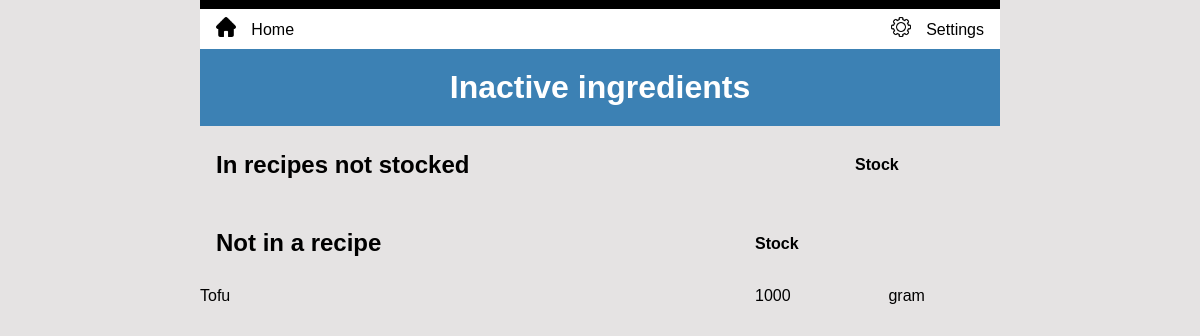
The page /stock/ingredients/orphans/ (signed in) on the database as committed earlier.
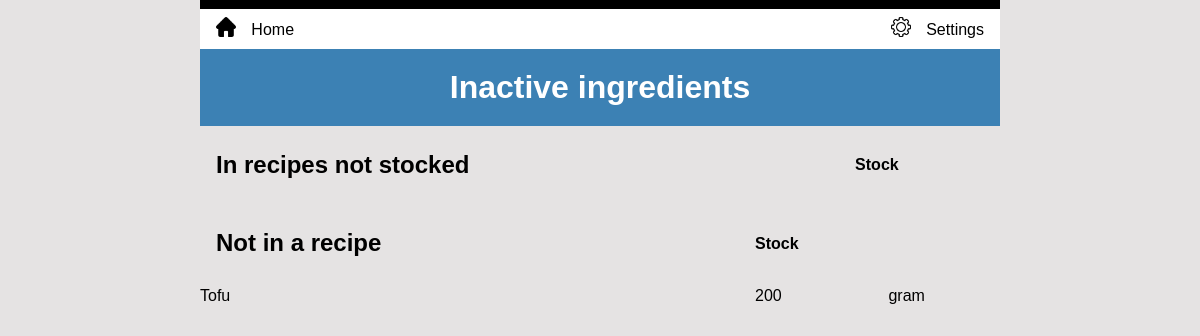
The same page on the database as committed later.
### inventory/models.py (models this page shows, shortened)
class Ingredient(models.Model):
    class Meta:
        ordering = ['name']
    name = models.CharField(unique=True, max_length=200)
    quantity = models.PositiveIntegerField(blank=True, null=True)
    unit = models.CharField(max_length=10)
    unit_price = models.DecimalField(
        blank=True, null=True, max_digits=6, decimal_places=3
    )
    kanban = models.BooleanField(default=False, verbose_name='Reorder')
    threshold = models.IntegerField(blank=True, null=True, verbose_name='Reorder Threshold')
    re_order = models.IntegerField(blank=True, null=True, verbose_name='Reorder Quantity')
    def no_recipe(self):
        recipes = self.recipe_set.all()
        if len(recipes) == 0:
            return True
        else:
            return False
    def non_stock(self):
        recipes = self.recipe_set.all()
        if len(recipes) == 1 and recipes[0].menu_item.stock_item == False:
            return True
        else:
            return False

### inventory/views.py (the view)
# urls.py: path('stock/ingredients/orphans/', views.OrphanIngredientView.as_view(), name='orphans'),
class OrphanIngredientView(LoginRequiredMixin, ListView):
    model = Ingredient
    template_name = "inventory/orphans.html"
    def get_queryset(self):
        ingredients = Ingredient.objects.all()
        self.no_recipe = [obj for obj in ingredients if obj.no_recipe()]
        non_stock = [obj for obj in ingredients if obj.non_stock()]
        return non_stock
    def get_context_data(self, **kwargs):
        context = super().get_context_data(**kwargs)
        context['no_recipe'] = self.no_recipe
        return context

### inventory/templates/inventory/orphans.html (shortened to what this page needs)
{% extends 'base.html' %}
{% load static %}
{% block content %}
  <h1>Inactive ingredients</h1>
  <table>
    <thead>
      <tr>
        <th><h2>In recipes not stocked</h2></th>
        <th>Stock</th>
        <th></th>
      </tr>
    </thead>
  </table>
  <table>
    <thead>
      <tr>
        <th><h2>Not in a recipe</h2></th>
        <th>Stock</th>
        <th></th>
      </tr>
    </thead>
    <tbody>
      {% for item in no_recipe %}
        <tr>
          <td>{{ item.name }}</td>
          <td>{{ item.quantity }}</td>
          <td>{{ item.unit }}</td>
      {% endfor %}
    </tbody>
  </table>
{% endblock %}

Rows that differ between the two databases and show on the page:
changed Ingredient "Tofu": quantity "1000" → "200"
